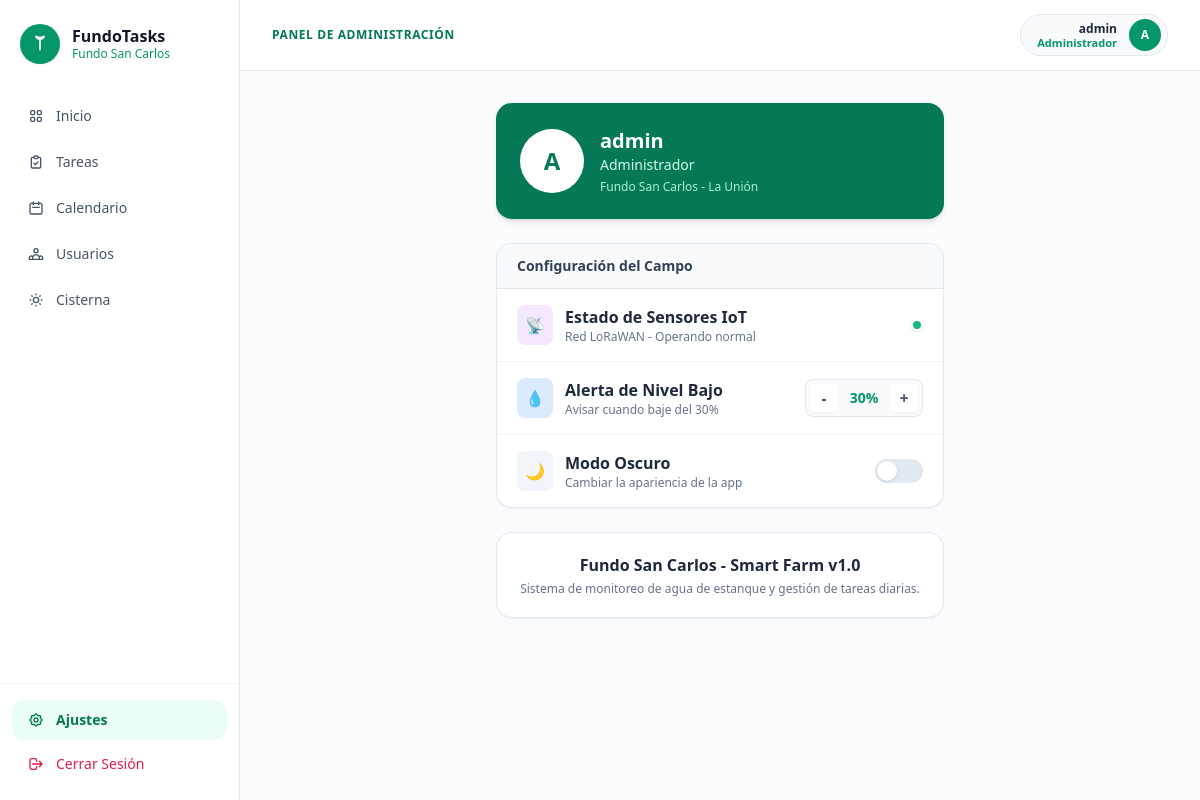
The page /configuracion/ (signed in) on the database its author committed.
### usuarios/models.py (models this page shows, shortened)
class Usuario(AbstractUser):
    OPCIONES_CARGO = (
        ('Administrador', 'Administrador / Secretario'),
        ('Empleado', 'Trabajador de Campo'),
    )
    idUsuario = models.AutoField(primary_key=True)
    idPersonal = models.OneToOneField(
        Personal,
        on_delete=models.CASCADE,
        null=True,
        blank=True,
        db_column='idPersonal'
    )
    correo = models.EmailField(max_length=50, unique=True, null=True, blank=True)
    cargo = models.CharField(max_length=30, choices=OPCIONES_CARGO, default='Empleado')
    @property
    def nombre(self):
        if self.idPersonal:
            return self.idPersonal.nombre
        return self.first_name or self.username
    class Meta:
        db_table = 'USUARIO'
        verbose_name = 'Usuario'
        verbose_name_plural = 'Usuarios'

class Personal(models.Model):
    idPersonal = models.AutoField(primary_key=True)
    nombre = models.CharField(max_length=40)
    rut = models.CharField(max_length=12, unique=True)
    estado = models.CharField(max_length=20, default='Activo')
    class Meta:
        db_table = 'PERSONAL'
        verbose_name = 'Personal'
        verbose_name_plural = 'Personal'

### usuarios/views.py (the view)
# urls.py: path('configuracion/', views.configuracion_view, name="configuracion"),
@login_required(login_url='/login/')
def configuracion_view(request):
    return render(request, 'configuracion.html')

### usuarios/templates/configuracion.html (shortened to what this page needs)
{% extends "base.html" %}
{% block content %}
<div class="max-w-md mx-auto space-y-6">
    <div class="bg-emerald-700 text-white rounded-2xl p-6 shadow-md flex items-center gap-4">
        <div class="w-16 h-16 bg-white text-emerald-700 text-2xl font-bold rounded-full flex items-center justify-center">
            {{ user.nombre|default:user.username|make_list|first|upper }}
        </div>
        <div>
            <h2 class="text-xl font-bold">{{ user.nombre|default:user.username }}</h2>
            <p class="text-emerald-100 text-sm">{{ user.cargo }}</p>
            <p class="text-emerald-200 text-xs mt-1">Fundo San Carlos - La Unión</p>
        </div>
    </div>
    <div class="bg-white rounded-2xl shadow-sm border border-slate-200 overflow-hidden">
        <h3 class="bg-slate-50 px-5 py-3 text-sm font-bold text-slate-700 border-b border-slate-200">Configuración del Campo</h3>
        <div class="px-5 py-4 border-b border-slate-100 flex justify-between items-center">
            <div class="flex items-center gap-3">
                <div class="bg-purple-100 p-2 rounded-lg text-purple-600">📡</div>
                <div>
                    <h4 class="font-semibold text-slate-800">Estado de Sensores IoT</h4>
                    <p class="text-xs text-slate-500">Red LoRaWAN - Operando normal</p>
                </div>
            </div>
            <div class="w-3 h-3 bg-emerald-500 rounded-full shadow border-2 border-white animate-pulse"></div>
        </div>
        <div class="px-5 py-4 border-b border-slate-100 flex justify-between items-center">
            <div class="flex items-center gap-3">
                <div class="bg-blue-100 p-2 rounded-lg text-blue-600">💧</div>
                <div>
                    <h4 class="font-semibold text-slate-800">Alerta de Nivel Bajo</h4>
                    <p id="texto-alerta" class="text-xs text-slate-500">Avisar cuando baje del 30%</p>
                </div>
            </div>
            <div class="flex items-center gap-1.5 bg-slate-50 p-1 rounded-lg border border-slate-200">
                <button id="btn-minus" class="w-7 h-7 rounded bg-white hover:bg-slate-100 text-slate-600 font-bold shadow-sm transition-colors">-</button>
                <span id="nivel-alerta" class="text-emerald-600 font-bold w-10 text-center text-sm">30%</span>
                <button id="btn-plus" class="w-7 h-7 rounded bg-white hover:bg-slate-100 text-slate-600 font-bold shadow-sm transition-colors">+</button>
            </div>
        </div>
        <div class="px-5 py-4 flex justify-between items-center">
            <div class="flex items-center gap-3">
                <div class="bg-slate-100 p-2 rounded-lg text-slate-600">🌙</div>
                <div>
                    <h4 class="font-semibold text-slate-800">Modo Oscuro</h4>
                    <p class="text-xs text-slate-500">Cambiar la apariencia de la app</p>
                </div>
            </div>
            <div id="toggle-dark" class="w-12 h-6 bg-slate-200 rounded-full relative cursor-pointer transition-colors duration-300">
                <div id="toggle-circle" class="w-5 h-5 bg-white rounded-full absolute top-0.5 left-0.5 shadow transition-transform duration-300"></div>
            </div>
        </div>
    </div>
    <div class="bg-white rounded-2xl shadow-sm border border-slate-200 p-5 text-center">
        <h4 class="font-bold text-slate-800">Fundo San Carlos - Smart Farm v1.0</h4>
        <p class="text-xs text-slate-500 mt-1">Sistema de monitoreo de agua de estanque y gestión de tareas diarias.</p>
    </div>
</div>
{% endblock %}

### templates/base.html (shortened to what this page needs)
<!DOCTYPE html>
<html lang="es">
<head>
    <script src="https://cdn.tailwindcss.com"></script>
</head>
<body class="bg-slate-50/70 text-slate-800 antialiased min-h-screen flex">
    <aside class="w-60 bg-white border-r border-slate-200 flex flex-col justify-between h-screen sticky top-0 flex-shrink-0 overflow-y-auto z-40">
        <div>
            <div class="px-5 py-6 flex items-center gap-3">
                <div class="w-10 h-10 rounded-full bg-emerald-600 text-white flex items-center justify-center shadow-sm flex-shrink-0">
                    <svg class="w-5 h-5" fill="none" stroke="currentColor" viewBox="0 0 24 24">
                        <path stroke-linecap="round" stroke-linejoin="round" stroke-width="2" d="M12 19V6m0 0C9.5 6 7 4.5 7 3c2.5 0 5 1.5 5 3zm0 0c2.5 0 5-1.5 5-3-2.5 0-5 1.5-5 3z"/>
                    </svg>
                </div>
                <div>
                    <span class="font-extrabold text-slate-900 text-base block leading-tight">FundoTasks</span>
                    <span class="text-xs font-medium text-emerald-600 block">Fundo San Carlos</span>
                </div>
            </div>
            <nav class="px-3 mt-2 space-y-1.5">
                <a href="{% url 'usuarios:inicio' %}"
                    class="flex items-center gap-3 px-4 py-2.5 rounded-xl text-sm transition-colors
                    {% if request.resolver_match.url_name == 'inicio' %} bg-emerald-50 text-emerald-700 font-bold {% else %} text-slate-600 hover:bg-slate-50 hover:text-slate-900 font-medium {% endif %}">
                    Inicio
                </a>
                <a href="{% url 'usuarios:tareas' %}"
                    class="flex items-center gap-3 px-4 py-2.5 rounded-xl text-sm transition-colors
                    {% if request.resolver_match.url_name in 'tareas,detalle_tarea,detalle_tarea_puntual' %} bg-emerald-50 text-emerald-700 font-bold {% else %} text-slate-600 hover:bg-slate-50 hover:text-slate-900 font-medium {% endif %}">
                    <svg class="w-4 h-4" fill="none" stroke="currentColor" viewBox="0 0 24 24">
                        <path stroke-linecap="round" stroke-linejoin="round" stroke-width="2" d="M9 5H7a2 2 0 00-2 2v12a2 2 0 002 2h10a2 2 0 002-2V7a2 2 0 00-2-2h-2M9 5a2 2 0 002 2h2a2 2 0 002-2M9 5a2 2 0 012-2h2a2 2 0 012 2m-6 9l2 2 4-4"/>
                    </svg>
                    Tareas
                </a>
                <a href="{% url 'usuarios:calendario' %}"
                    class="flex items-center gap-3 px-4 py-2.5 rounded-xl text-sm transition-colors
                    {% if request.resolver_match.url_name == 'calendario' %} bg-emerald-50 text-emerald-700 font-bold {% else %} text-slate-600 hover:bg-slate-50 hover:text-slate-900 font-medium {% endif %}">
                    <svg class="w-4 h-4" fill="none" stroke="currentColor" viewBox="0 0 24 24">
                        <path stroke-linecap="round" stroke-linejoin="round" stroke-width="2" d="M8 7V3m8 4V3m-9 8h10M5 21h14a2 2 0 002-2V7a2 2 0 00-2-2H5a2 2 0 00-2 2v12a2 2 0 002 2z"/>
                    </svg>
                    Calendario
                </a>
                {% if user.cargo == 'Administrador' or user.cargo == 'Secretario' %}
                <a href="{% url 'usuarios:gestion_usuarios' %}"
                    class="flex items-center gap-3 px-4 py-2.5 rounded-xl text-sm transition-colors
                    {% if request.resolver_match.url_name == 'gestion_usuarios' %} bg-emerald-50 text-emerald-700 font-bold {% else %} text-slate-600 hover:bg-slate-50 hover:text-slate-900 font-medium {% endif %}">
                    Usuarios
                </a>
                {% endif %}
                <a href="{% url 'cisterna:panel' %}"
                    class="flex items-center gap-3 px-4 py-2.5 rounded-xl text-sm transition-colors
                    {% if request.resolver_match.app_name == 'cisterna' %} bg-emerald-50 text-emerald-700 font-bold {% else %} text-slate-600 hover:bg-slate-50 hover:text-slate-900 font-medium {% endif %}">
                    <svg class="w-4 h-4" fill="none" stroke="currentColor" viewBox="0 0 24 24">
                        <path stroke-linecap="round" stroke-linejoin="round" stroke-width="2" d="M12 3v1m0 16v1m9-9h-1M4 12H3m15.364 6.364l-.707-.707M6.343 6.343l-.707-.707m12.728 0l-.707.707M6.343 17.657l-.707.707M16 12a4 4 0 11-8 0 4 4 0 018 0z"/>
                    </svg>
                    Cisterna
                </a>
            </nav>
        </div>
        <div class="px-3 py-4 border-t border-slate-100 space-y-1">
            <a href="{% url 'usuarios:configuracion' %}"
                class="flex items-center gap-3 px-4 py-2.5 rounded-xl text-sm transition-colors
                {% if request.resolver_match.url_name == 'configuracion' %} bg-emerald-50 text-emerald-700 font-bold {% else %} text-slate-600 hover:bg-slate-50 hover:text-slate-900 font-medium {% endif %}">
                Ajustes
            </a>
            <button type="button" onclick="abrirModalLogout()"
                class="w-full flex items-center gap-3 px-4 py-2.5 rounded-xl text-sm text-rose-600 hover:bg-rose-50 font-medium transition-colors cursor-pointer text-left">
                <svg class="w-4 h-4" fill="none" stroke="currentColor" viewBox="0 0 24 24">
                    <path stroke-linecap="round" stroke-linejoin="round" stroke-width="2" d="M17 16l4-4m0 0l-4-4m4 4H7m6 4v1a3 3 0 01-3 3H6a3 3 0 01-3-3V7a3 3 0 013-3h4a3 3 0 013 3v1"/>
                </svg>
                Cerrar Sesión
            </button>
        </div>
    </aside>
    <div class="flex-1 flex flex-col min-w-0">
        <header class="bg-white border-b border-slate-200 px-8 py-3.5 flex items-center justify-between sticky top-0 z-30">
            <span class="text-xs font-extrabold text-emerald-700 uppercase tracking-wider">
                {% if user.cargo == 'Administrador' or user.cargo == 'Secretario' %}
                    PANEL DE ADMINISTRACIÓN
                {% else %}
                    PANEL OPERATIVO
                {% endif %}
            </span>
            <div class="flex items-center gap-3 bg-slate-50 border border-slate-200 rounded-full pl-4 pr-1.5 py-1">
                <div class="text-right">
                    <p class="text-xs font-extrabold text-slate-800 leading-tight">
                        {{ user.nombre|default:user.username }}
                    </p>
                    <p class="text-[11px] font-semibold text-emerald-600 leading-tight">
                        {{ user.cargo }}
                    </p>
                </div>
                <div class="w-8 h-8 rounded-full bg-emerald-600 text-white font-extrabold text-xs flex items-center justify-center">
                    {{ user.nombre|default:user.username|make_list|first|upper }}
                </div>
            </div>
        </header>
        <main class="flex-1 p-8">
            {% block content %}{% endblock %}
        </main>
    </div>
</body>
</html>

### rows shown on the page
Usuario: nombre "admin", cargo "Administrador", nombre|make_list "A"
